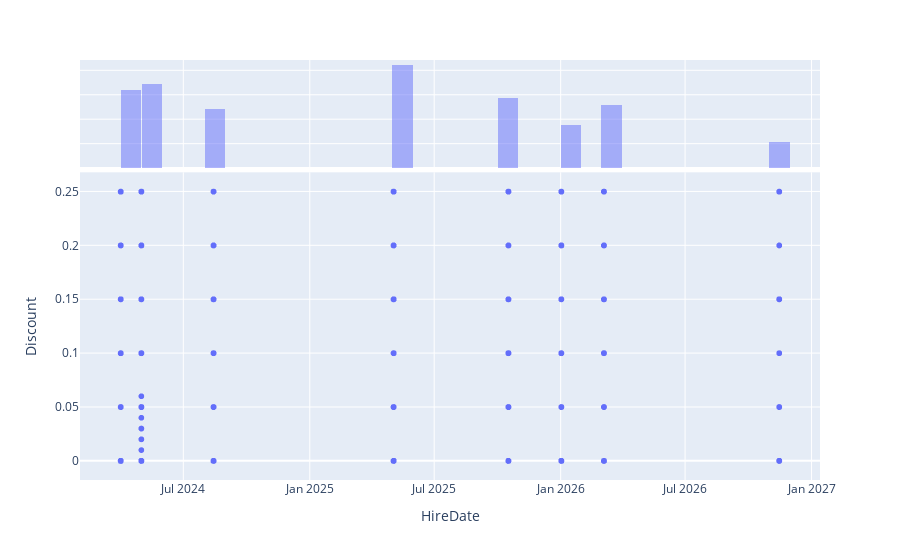

This figure's notebook cell:
### Code cell
fig = px.scatter(df_hire, x="HireDate", y="Discount", marginal_x="histogram",size_max=60,)
fig.show()

### Figure 1 — Plotly figure (JSON) as saved in the notebook; plotly's stock layout.template omitted (floating-point values rounded to 4 significant figures; data arrays with more than 128 entries replaced by an {"elided": "..."} marker saying what was removed)
{"data": [{"hoverlabel": {"namelength": 0}, "hovertemplate": "HireDate=%{x}<br>Discount=%{y}", "legendgroup": "", "marker": {"color": "#636efa", "symbol": "circle"}, "mode": "markers", "name": "", "showlegend": false, "type": "scattergl", "x": {"elided": "2155 str values"}, "xaxis": "x", "y": {"elided": "2155 float values"}, "yaxis": "y"}, {"alignmentgroup": "True", "bingroup": "x", "hoverlabel": {"namelength": 0}, "hovertemplate": "HireDate=%{x}<br>count=%{y}", "legendgroup": "", "marker": {"color": "#636efa"}, "name": "", "offsetgroup": "", "opacity": 0.5, "showlegend": false, "type": "histogram", "x": {"elided": "2155 str values"}, "xaxis": "x2", "yaxis": "y2"}], "layout": {"barmode": "overlay", "legend": {"tracegroupgap": 0}, "margin": {"t": 60}, "xaxis": {"anchor": "y", "domain": [0, 1], "title": {"text": "HireDate"}}, "xaxis2": {"anchor": "y2", "domain": [0, 1], "matches": "x", "showgrid": true, "showticklabels": false}, "yaxis": {"anchor": "x", "domain": [0, 0.7326], "title": {"text": "Discount"}}, "yaxis2": {"anchor": "x2", "domain": [0.7426, 1], "matches": "y2", "showgrid": true, "showline": false, "showticklabels": false, "ticks": ""}}}
